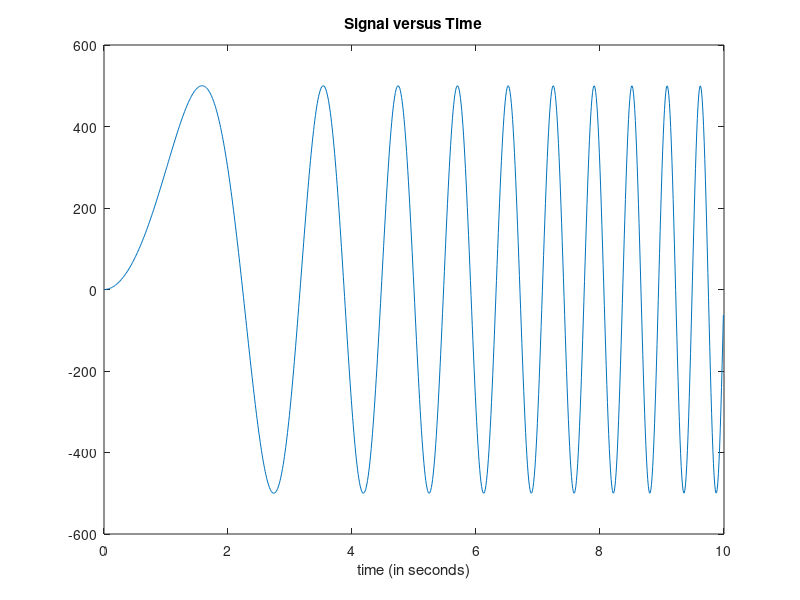

MATLAB code for this plot: (Note: this script raises an error after producing the figure.)
%% Lab4 System Identification Zumo Car 
clc
clear all
close all

t_int = 0.01; 
t_final = 10; 
t_range = 0:t_int:t_final-t_int; % (s) 

a = 500; 

figure(1);

f = 0.1;                     % hertz
x = a*sin(2*pi*f*t_range.^2);
% Plot the signal versus time:
figure;
plot(t_range,x);
xlabel('time (in seconds)');
title('Signal versus Time');
zoom xon;



%%

x_l_all = [];
x_r_all = []; 
pwm_value = [100,200,300,400,500]; 
% forward reverse 
for i = 1:5
    x_l = zeros(1,17);
    x_r = zeros(1,17); 
    x_l(1,2) = pwm_value(i);
    x_r(1,2) = pwm_value(i);
    x_l(1,3) = 0;
    x_r(1,3) = 0;
    x_l(1,4) = -pwm_value(i);
    x_r(1,4) = -pwm_value(i);
    x_l(1,5) = 0;
    x_r(1,5) = 0;
    x_l(1,6) = pwm_value(i);
    x_r(1,6) = pwm_value(i);
    x_l(1,7) = -pwm_value(i);
    x_r(1,7) = -pwm_value(i);
    x_l(1,8) = 0;
    x_r(1,8) = 0;
    x_l(1,9) = -pwm_value(i);
    x_r(1,9) = -pwm_value(i);
    x_l(1,10) = pwm_value(i);
    x_r(1,10) = pwm_value(i);
    x_l(1,11) = -pwm_value(i);
    x_r(1,11) = -pwm_value(i);
    x_l(1,12) = 0;
    x_r(1,12) = 0;
    % left right 
    x_l(1,13) = pwm_value(i);
    x_r(1,13) = -pwm_value(i);
    x_l(1,14) = 0;
    x_r(1,14) = 0;
    x_l(1,15) = -pwm_value(i);
    x_r(1,15) = pwm_value(i);
    x_l(1,16) = -pwm_value(i);
    x_r(1,16) = 0;
    x_l(1,17) = 0;
    x_r(1,17) = 0;

    x_l_all = [x_l_all, x_l];
    x_r_all = [x_r_all, x_r];

end 

x_all = [x_l_all',x_r_all']

% forward step 
% stop 
% forward step 
% reverse step 
% stop 
% reverse step
% forward step 
% stop 
% turn left 
% stop 
% turn right 
% turn left 
% stop 
% turn left 
% turn right 
% turn left 
% stop 

% forward 1/4 step 
% forward 2/4 step 
% forward 3/4 step 
% forward 4/4 step
% forward 3/4 step 
% forward 2/4 step 
% forward 1/4 step 
% reverse 1/4 step 
% reverse 2/4 step 
% reverse 3/4 step 
% reverse 4/4 step
% reverse 3/4 step 
% reverse 2/4 step 
% reverse 1/4 step 

%% 
q_in_ms = 2; 
top = {'cfc','Q',[q_in_ms],''};
bottom = {'cfc','Q',[-1],''};
stop = {'ccc','s','',''};
C    = cell(length(x_all), 1);
C(:) = {'chh'};
p    = cell(length(x_all), 1);
p(:) = {'p'};
% x_cell = num2cell(int32(x));
x_cell = num2cell(x_all); 
out = [C,p, x_cell(:,1),x_cell(:,2)];
out = [top; out; bottom; stop];
writecell(out,'data_3.csv')



%% read in test resutls 
input = readmatrix('Sim_Results_Test_1.csv');
input = input(1:end-1,:);

time = input(:,2);
time(isnan(time)) = []; 
left_pwm = input(:,3);
left_pwm(isnan(left_pwm)) = [];
right_pwm = input(:,4);
right_pwm(isnan(right_pwm)) = [];
left_encoder = input(:,5); 
left_encoder(isnan(left_encoder)) = [];
right_encoder = input(:,6); 
right_encoder(isnan(right_encoder)) = [];
dt = 0.002;

close all
figure(1);
subplot(2,1,1)
hold on 
plot(input(:,2),input(:,3))
plot(input(:,2),input(:,4))
legend("Left","Right")
subplot(2,1,2)
hold on 
plot(input(:,2),input(:,5))
plot(input(:,2),input(:,6))
legend("Left","Right")

figure(2);
subplot(2,1,1)
hold on 
plot(time,left_pwm)
plot(time,right_pwm)
legend("Left","Right")
subplot(2,1,2)
hold on 
plot(time,left_encoder)
plot(time,right_encoder)
legend("Left","Right")


%% 
% systemIdentification
% first 
% left 
G_L_1 = 240.1; 
B_L_1 = 80.0;

sys_1 = tf(G_L_1,[1,B_L_1,0]); 

time = linspace(0,length(input)*dt,length(left_pwm));

sim_out = lsim(sys_1, left_pwm, time);

figure
plot(time,sim_out)
hold on
plot(time,left_encoder);
legend("Plant Output","Measured Output")
xlabel("Time (s)");
ylabel("Output (^{\circ})");
title("Measured Output and Plant Output vs. Time")
